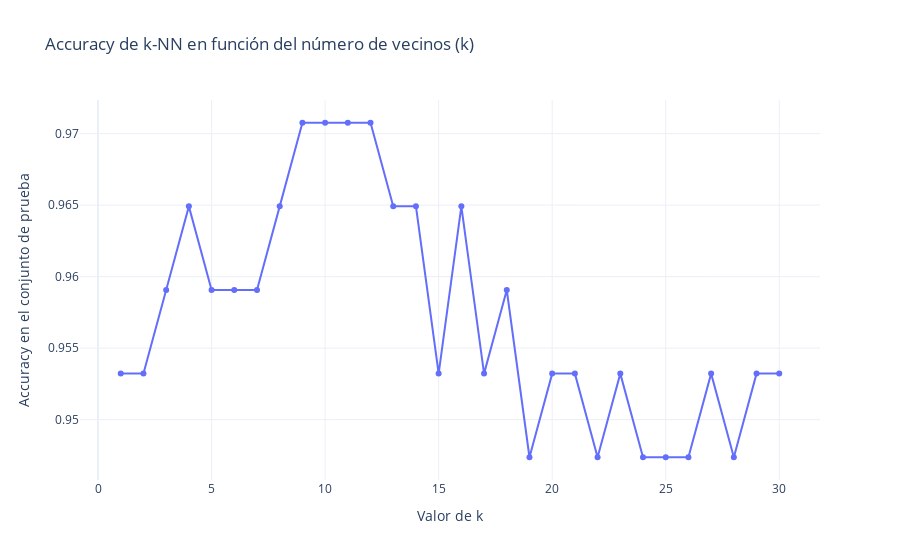

Notebook code cell kept with this figure:
### Markdown cell above
### Encontrar el `k` Óptimo

### Code cell
# Espacio para tu solución al desafío
k_values = range(1, 31)
accuracies = []

for k in k_values:
    knn_loop = KNeighborsClassifier(n_neighbors=k)
    knn_loop.fit(X_cancer_train_scaled, y_cancer_train)
    y_cancer_pred_loop = knn_loop.predict(X_cancer_test_scaled)
    accuracies.append(accuracy_score(y_cancer_test, y_cancer_pred_loop))

# Gráfico de k vs. Accuracy
fig = go.Figure(data=go.Scatter(x=list(k_values), y=accuracies, mode='lines+markers'))
fig.update_layout(
    title='Accuracy de k-NN en función del número de vecinos (k)',
    xaxis_title='Valor de k',
    yaxis_title='Accuracy en el conjunto de prueba',
    template='plotly_white'
)
fig.show()

best_k = k_values[np.argmax(accuracies)]
print(f"\nEl valor óptimo de k es: {best_k} con una precisión de {max(accuracies):.4f}")

### Figure 1 — Plotly figure (JSON) as saved in the notebook; plotly's stock layout.template omitted (floating-point values rounded to 4 significant figures)
{"data": [{"mode": "lines+markers", "type": "scatter", "x": [1, 2, 3, 4, 5, 6, 7, 8, 9, 10, 11, 12, 13, 14, 15, 16, 17, 18, 19, 20, 21, 22, 23, 24, 25, 26, 27, 28, 29, 30], "y": [0.9532, 0.9532, 0.9591, 0.9649, 0.9591, 0.9591, 0.9591, 0.9649, 0.9708, 0.9708, 0.9708, 0.9708, 0.9649, 0.9649, 0.9532, 0.9649, 0.9532, 0.9591, 0.9474, 0.9532, 0.9532, 0.9474, 0.9532, 0.9474, 0.9474, 0.9474, 0.9532, 0.9474, 0.9532, 0.9532]}], "layout": {"title": {"text": "Accuracy de k-NN en función del número de vecinos (k)"}, "xaxis": {"title": {"text": "Valor de k"}}, "yaxis": {"title": {"text": "Accuracy en el conjunto de prueba"}}}}
